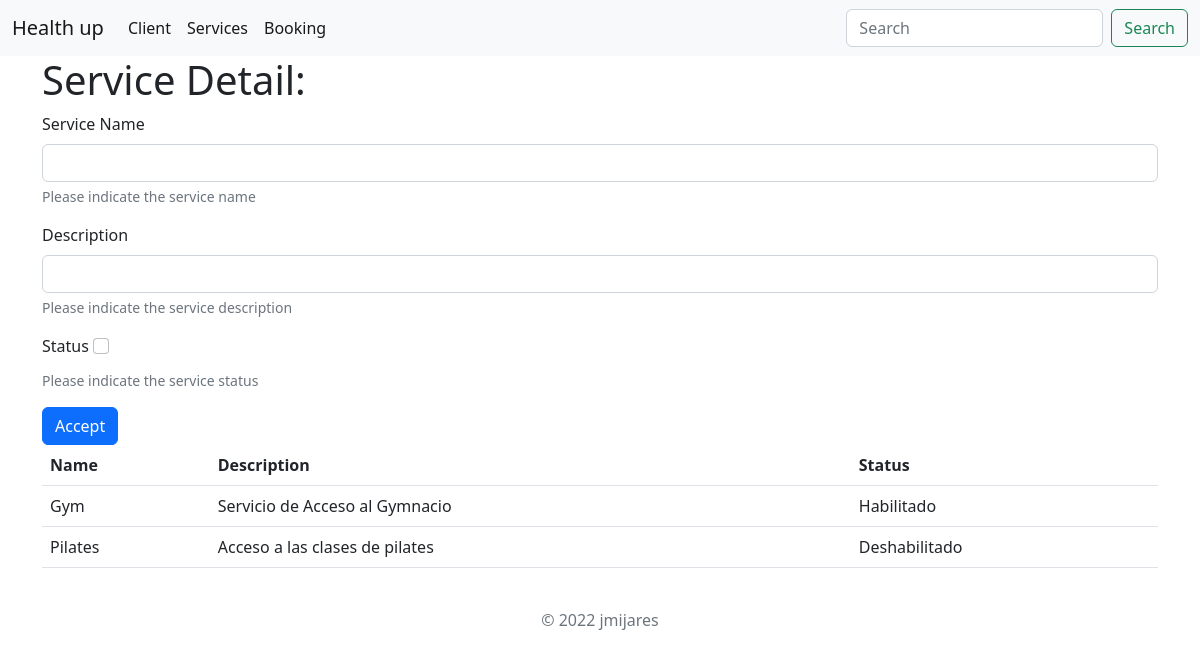
The page /service/ on the database as committed earlier.
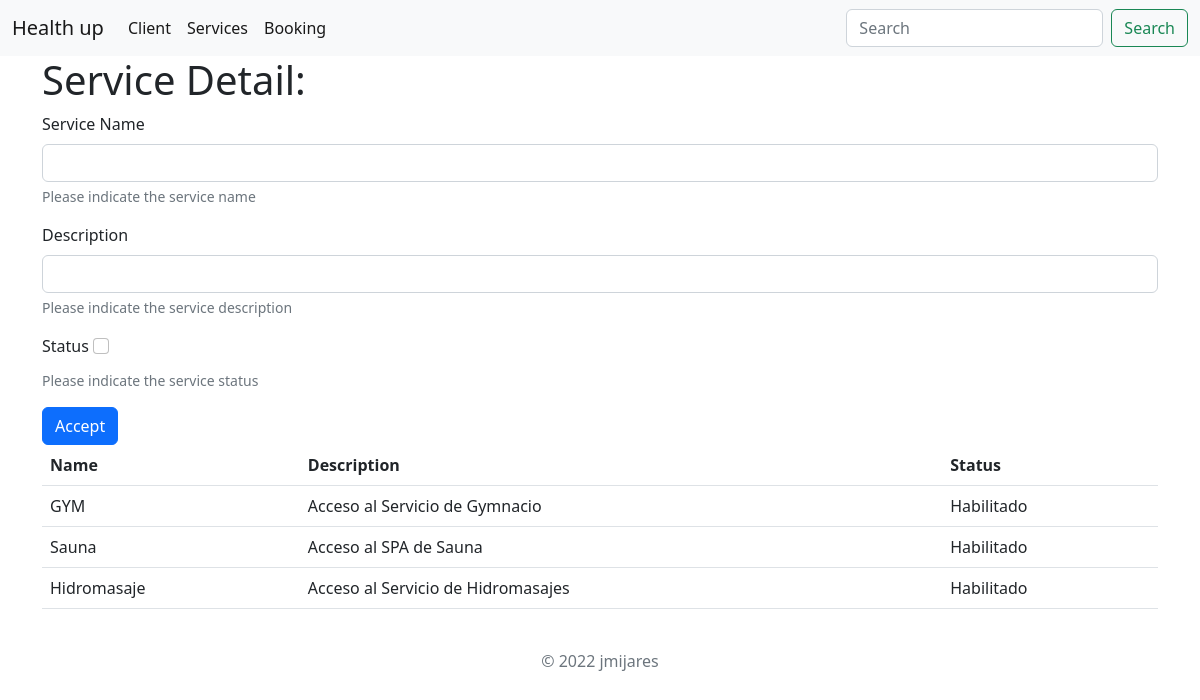
The same page on the database as committed later.
### health/models.py (models this page shows)
class Service(models.Model):
    name = models.CharField(max_length=50)
    description = models.CharField(max_length=200)
    status = models.BooleanField()

### health/views.py (the view, shortened to what this page needs)
# urls.py: path('service/', service_view),
def service_view(self):
    service_name = self.POST.get('name')
    service_description = self.POST.get('description')
    service_status = self.POST.get('status')
    service_dic ={"services": Service.objects.all()}
    service_template = loader.get_template('service.html')
    service_render = service_template.render(service_dic)
    return HttpResponse(service_render)

### health_up/templates/service.html (shortened to what this page needs)
{% extends "base.html" %}
{% block content %}
<div class="container">
    <h1>Service Detail:</h1>
        <form method="post" action="/service/">
            <div class="mb-3">
                <label for="service_name" class="form-label">Service Name</label>
                <input type="text" class="form-control" id="service_name" name="name" aria-describedby="service_name_help">
                <div id="service_name_help" class="form-text">Please indicate the service name</div>
            </div>
            <div class="mb-3">
                <label for="service_description" class="form-label">Description</label>
                <input type="text" class="form-control" id="service_description" name="description" aria-describedby="service_description_help">
                <div id="service_description_help" class="form-text">Please indicate the service description</div>
            </div>
            <div class="mb-3">
                <label for="status" class="form-label">Status</label>
                <input type="checkbox" class="form-check-input" id="status" name="status" aria-describedby="service_status_help">
                <div id="service_status_help" class="form-text">Please indicate the service status</div>
            </div>
            <button type="submit" class="btn btn-primary">Accept</button>
        </form>
        <table class="table table-hover">
            <thead>
                <tr>
                    <th scope="col">Name</th>
                    <th scope="col">Description</th>
                    <th scope="col">Status</th>
                </tr>
            </thead>
            <tbody>
                <tr>
                    {% for service in services %}
                    <td>{{service.name}}</td>
                    <td>{{service.description}}</td>
                    <td>{% if service.status == True%}
                            Habilitado
                        {% else %}
                            Deshabilitado
                        {% endif %}
                    </td>
                </tr>
                    {% endfor %}
            </tbody>
        </table>
</div>
{% endblock %}

Rows that differ between the two databases and show on the page:
removed Service: name "Gym", description "Servicio de Acceso al Gymnacio", status "Habilitado"
changed Service: name "Pilates" → "GYM"; description "Acceso a las clases de pilates" → "Acceso al Servicio de Gymnacio"; status "Deshabilitado" → "Habilitado"
added Service: name "Sauna", description "Acceso al SPA de Sauna", status "Habilitado"
added Service: name "Hidromasaje", description "Acceso al Servicio de Hidromasajes", status "Habilitado"
